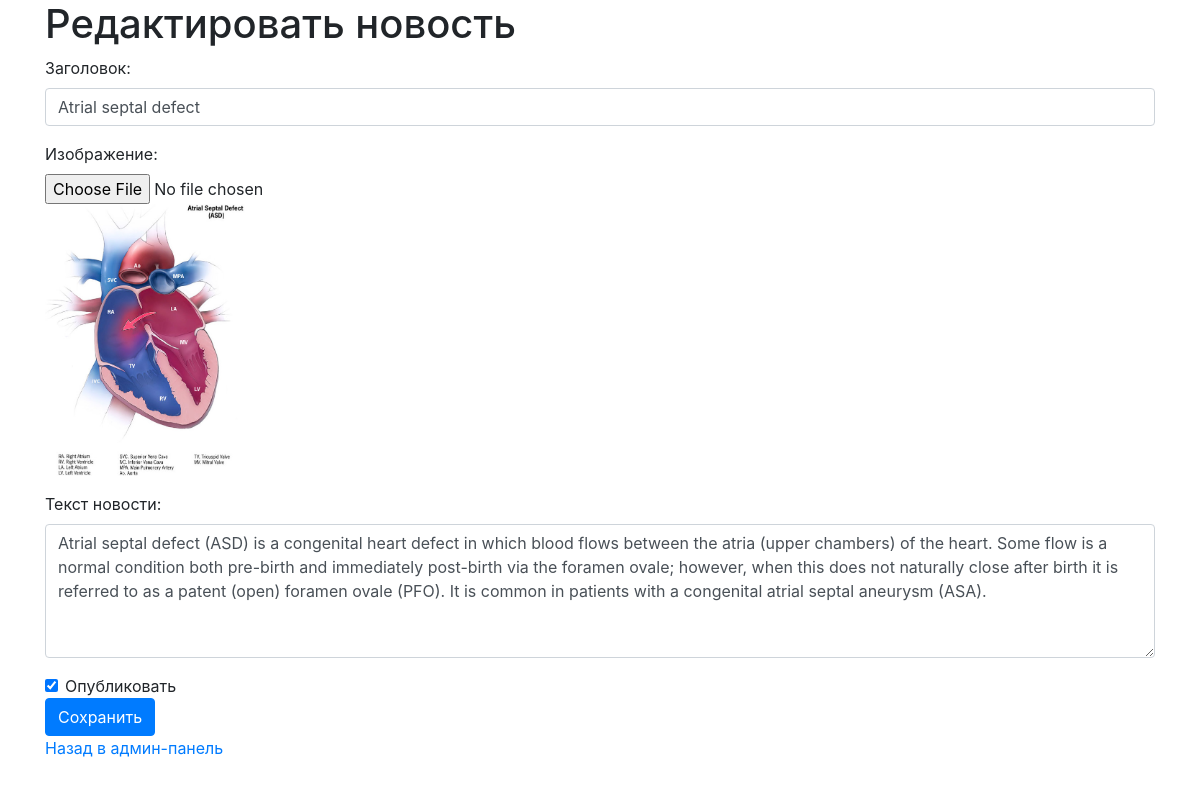
The page /admin/news/edit/4 (signed in) on the database its author committed.
### server_run.py (models this page shows, shortened)
class News(db.Model):
    id = db.Column(db.Integer, primary_key=True)
    title = db.Column(db.String(255), nullable=False)
    content = db.Column(db.Text, nullable=False)
    date_created = db.Column(db.DateTime, default=db.func.now())
    author_id = db.Column(db.Integer, db.ForeignKey('user.id'), nullable=False)
    author = db.relationship('User', backref=db.backref('news', lazy=True))
    slug = db.Column(db.String(255), unique=True, nullable=False)
    is_published = db.Column(db.Boolean, default=False)
    image = db.Column(db.String(255), nullable=True)

### server_run.py (the view, shortened to what this page needs)
@app.route('/admin/news/edit/<int:id>', methods=['GET', 'POST'])
@login_required
@admin_required
def edit_news(id):
    news_item = News.query.get_or_404(id)
    return render_template('edit_news.html', news_item=news_item)

### server_run.py (called while the page is built)
@login_manager.user_loader
def load_user(user_id):
    return User.query.get(int(user_id))

def admin_required(f):
    @wraps(f)
    def decorated_function(*args, **kwargs):
        if not current_user.is_admin:
            abort(403)
        return f(*args, **kwargs)
    return decorated_function

### templates/edit_news.html (shortened to what this page needs)
<!DOCTYPE html>
<html>
<head>
    <link rel="stylesheet" href="https://stackpath.bootstrapcdn.com/bootstrap/4.5.2/css/bootstrap.min.css">
</head>
<body>
    <div class="container">
        <h1>Редактировать новость</h1>
        <form method="POST" enctype="multipart/form-data" action="{{ url_for('edit_news', id=news_item.id) }}">
            <div class="form-group">
                <label for="title">Заголовок:</label>
                <input type="text" class="form-control" id="title" name="title" value="{{ news_item.title }}" required>
            </div>
            <div class="form-group">
        	<label for="image">Изображение:</label>
        	<input type="file" class="form-control-file" id="image" name="image">
        	{% if news_item.image %}
            	    <img src="{{ url_for('static', filename='news_img/' + news_item.image) }}" alt="Изображение новости" style="max-width: 200px;">
        	{% endif %}
    	    </div>
            <div class="form-group">
                <label for="content">Текст новости:</label>
                <textarea class="form-control" id="content" name="content" rows="5" required>{{ news_item.content }}</textarea>
            </div>
            <div class="form-check">
                <input type="checkbox" class="form-check-input" id="is_published" name="is_published" {% if news_item.is_published %}checked{% endif %}>
                <label class="form-check-label" for="is_published">Опубликовать</label>
            </div>
            <button type="submit" class="btn btn-primary">Сохранить</button>
        </form>
        <a href="{{ url_for('admin_panel') }}">Назад в админ-панель</a>
    </div>
</body>
</html>

### rows shown on the page
News: title "Atrial septal defect", image (picture), content "Atrial septal defect (ASD) is a congenital heart defect in which blood flows between the atria (upper chambers) of the heart. Some flow is a normal condition both pre-birth and immediately post-birth via the foramen ovale; however, when this does not naturally close after birth it is referred to as a patent (open) foramen ovale (PFO). It is common in patients with a congenital atrial septal aneurysm (ASA).", is_published "☑"
